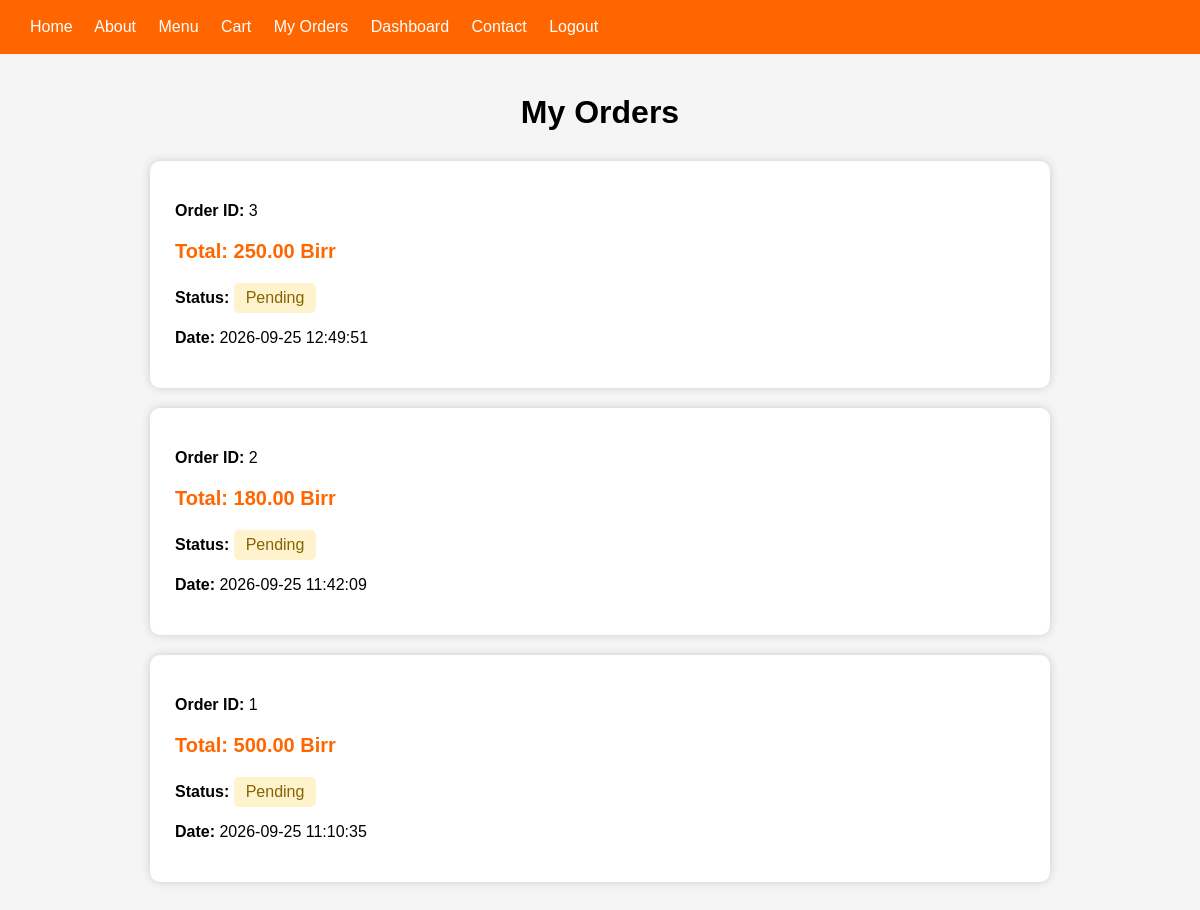
The page /orders.php (signed in) on the database its author committed.
### tables this page shows
CREATE TABLE `orders` (
  `id` int(11) NOT NULL,
  `user_id` int(50) NOT NULL,
  `total_amount` decimal(50,0) NOT NULL,
  `status` varchar(255) NOT NULL,
  `created_at` timestamp NOT NULL DEFAULT current_timestamp() ON UPDATE current_timestamp()
);

### orders.php (the view, shortened to what this page needs)
<?php
include "db.php";
$user_id = $_SESSION["user_id"];
$stmt = $conn->prepare(
    "SELECT id, total_amount, status, created_at
     FROM orders
     WHERE user_id = ?
     ORDER BY id DESC"
);
$stmt->bind_param("i", $user_id);
$stmt->execute();
$result = $stmt->get_result();
?>
<!DOCTYPE html>
<html lang="en">
<head>
</head>
<body>
<div class="navbar">
    <a href="index.php">Home</a>
    <a href="about.php">About</a>
    <a href="menu.php">Menu</a>
    <a href="cart.php">Cart</a>
    <a href="orders.php">My Orders</a>
    <a href="dashboard.php">Dashboard</a>
    <a href="contact.php">Contact</a>
    <a href="logout.php">Logout</a>
</div>
<div class="container">
    <h1>My Orders</h1>
    <?php if ($result->num_rows > 0): ?>
        <?php while ($order = $result->fetch_assoc()): ?>
            <div class="order-card">
                <p>
                    <strong>Order ID:</strong>
                    <?php echo (int)$order["id"]; ?>
                </p>
                <p class="amount">
                    Total:
                    <?php echo number_format($order["total_amount"], 2); ?>
                    Birr
                </p>
                <p>
                    <strong>Status:</strong>
                    <span class="status">
                        <?php echo htmlspecialchars($order["status"]); ?>
                    </span>
                </p>
                <p>
                    <strong>Date:</strong>
                    <?php echo htmlspecialchars($order["created_at"]); ?>
                </p>
            </div>
        <?php endwhile; ?>
    <?php endif; ?>
</div>
</body>
</html>

### orders.php (style rules this page uses)
body { margin: 0; font-family: Arial, sans-serif; background: #f5f5f5; }
.navbar { background: #ff6600; padding: 18px 30px; }
.navbar a { color: white; text-decoration: none; margin-right: 18px; }
.container { width: 90%; max-width: 900px; margin: 40px auto; }
h1 { text-align: center; margin-bottom: 30px; }
.order-card { background: white; padding: 25px; margin-bottom: 20px; border-radius: 10px; box-shadow: 0 0 8px #ccc; }
.amount { color: #ff6600; font-size: 20px; font-weight: bold; }
.status { display: inline-block; padding: 6px 12px; background: #fff3cd; color: #856404; border-radius: 5px; }

### rows shown on the page
orders: id "3", total_amount "250.00", status "Pending", created_at "2026-09-25 12:49:51"
orders: id "2", total_amount "180.00", status "Pending", created_at "2026-09-25 11:42:09"
orders: id "1", total_amount "500.00", status "Pending", created_at "2026-09-25 11:10:35"
